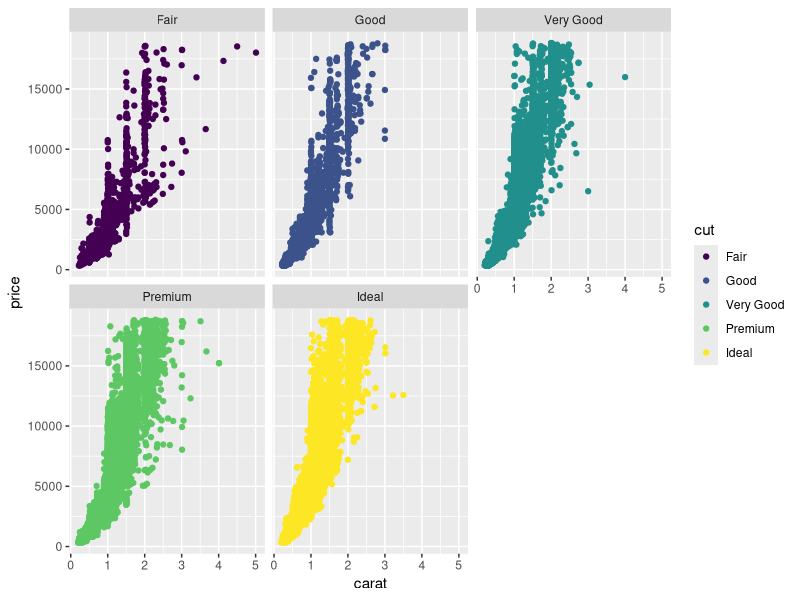

This figure's R source:
## ---- chunk 1
# install.packages(c("dplyr", "ggplot2", "tidyr"))
## ---- chunk 2
# install.packages("tidyverse")
## ---- chunk 3
library(dplyr)
select(mtcars, mpg, cyl, hp, drat, wt, qsec, vs, am, gear, carb )
## ---- chunk 4
library(dplyr)
glimpse(x = mtcars)
## ---- chunk 5
library
# Se usa el desc, para ordenar de mayor a menor
arrange(mtcars, desc(mtcars$cyl))
## ---- chunk 6
library(dplyr)
rename(storms, tormente = name, viento = wind, presion = pressure, Anio = year)
## ---- chunk 7
library(dplyr)
mutate(storms, ratio = pressure / wind)
## ---- chunk 8
library(dplyr) 
filter(storms, storms$wind >= 50 & storms$pressure <= 1010 & storms$month == 6 & year == 2015)
## ---- chunk 9
library(dplyr)
summarise(storms, mediana = median(wind), vcarianza = var (wind)) 
## ---- chunk 10
library(dplyr)
group_by(storms, name)
## ---- chunk 11
library(dplyr)
storms %>% group_by(name) %>% 
  summarise(media = mean(wind), suma = sum(wind), n = n())
## ---- chunk 12
#library(dplyr)
#gather(Stroms, "fecha", year:day  )
## ---- chunk 13
library(ggplot2)
ggplot(diamonds, mapping = aes(x = carat, y = price, color = cut)) +
  geom_point() + 
  facet_wrap(~cut)
  labs(title = "", subtitle ="", y = "", x="", caption = "esta es una prueba")
